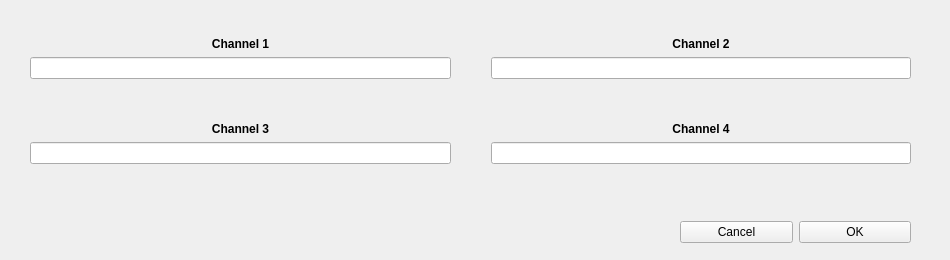
<?xml version="1.0" encoding="UTF-8"?>
<ui version="4.0">
 <class>ChannelEidt</class>
 <widget class="QWidget" name="ChannelEidt">
  <property name="geometry">
   <rect>
    <x>0</x>
    <y>0</y>
    <width>950</width>
    <height>260</height>
   </rect>
  </property>
  <property name="windowTitle">
   <string>Form</string>
  </property>
  <widget class="QWidget" name="gridLayoutWidget">
   <property name="geometry">
    <rect>
     <x>-10</x>
     <y>0</y>
     <width>961</width>
     <height>201</height>
    </rect>
   </property>
   <layout class="QGridLayout" name="gridLayout">
    <property name="sizeConstraint">
     <enum>QLayout::SetDefaultConstraint</enum>
    </property>
    <property name="horizontalSpacing">
     <number>0</number>
    </property>
    <item row="2" column="0">
     <spacer name="horizontalSpacer">
      <property name="orientation">
       <enum>Qt::Horizontal</enum>
      </property>
      <property name="sizeType">
       <enum>QSizePolicy::Minimum</enum>
      </property>
      <property name="sizeHint" stdset="0">
       <size>
        <width>40</width>
        <height>20</height>
       </size>
      </property>
     </spacer>
    </item>
    <item row="2" column="4">
     <spacer name="horizontalSpacer_2">
      <property name="orientation">
       <enum>Qt::Horizontal</enum>
      </property>
      <property name="sizeType">
       <enum>QSizePolicy::Minimum</enum>
      </property>
      <property name="sizeHint" stdset="0">
       <size>
        <width>40</width>
        <height>20</height>
       </size>
      </property>
     </spacer>
    </item>
    <item row="0" column="1">
     <spacer name="verticalSpacer_2">
      <property name="orientation">
       <enum>Qt::Vertical</enum>
      </property>
      <property name="sizeType">
       <enum>QSizePolicy::Expanding</enum>
      </property>
      <property name="sizeHint" stdset="0">
       <size>
        <width>20</width>
        <height>40</height>
       </size>
      </property>
     </spacer>
    </item>
    <item row="1" column="3">
     <widget class="QLabel" name="label_2">
      <property name="font">
       <font>
        <weight>75</weight>
        <bold>true</bold>
       </font>
      </property>
      <property name="text">
       <string>Channel 2</string>
      </property>
      <property name="alignment">
       <set>Qt::AlignCenter</set>
      </property>
     </widget>
    </item>
    <item row="6" column="1">
     <spacer name="verticalSpacer_3">
      <property name="orientation">
       <enum>Qt::Vertical</enum>
      </property>
      <property name="sizeType">
       <enum>QSizePolicy::Expanding</enum>
      </property>
      <property name="sizeHint" stdset="0">
       <size>
        <width>20</width>
        <height>40</height>
       </size>
      </property>
     </spacer>
    </item>
    <item row="2" column="2">
     <spacer name="horizontalSpacer_3">
      <property name="orientation">
       <enum>Qt::Horizontal</enum>
      </property>
      <property name="sizeType">
       <enum>QSizePolicy::Minimum</enum>
      </property>
      <property name="sizeHint" stdset="0">
       <size>
        <width>40</width>
        <height>20</height>
       </size>
      </property>
     </spacer>
    </item>
    <item row="1" column="1">
     <widget class="QLabel" name="label">
      <property name="font">
       <font>
        <weight>75</weight>
        <bold>true</bold>
       </font>
      </property>
      <property name="text">
       <string>Channel 1</string>
      </property>
      <property name="alignment">
       <set>Qt::AlignCenter</set>
      </property>
     </widget>
    </item>
    <item row="3" column="1">
     <spacer name="verticalSpacer">
      <property name="orientation">
       <enum>Qt::Vertical</enum>
      </property>
      <property name="sizeType">
       <enum>QSizePolicy::Expanding</enum>
      </property>
      <property name="sizeHint" stdset="0">
       <size>
        <width>20</width>
        <height>40</height>
       </size>
      </property>
     </spacer>
    </item>
    <item row="4" column="1">
     <widget class="QLabel" name="label_3">
      <property name="font">
       <font>
        <weight>75</weight>
        <bold>true</bold>
       </font>
      </property>
      <property name="text">
       <string>Channel 3</string>
      </property>
      <property name="alignment">
       <set>Qt::AlignCenter</set>
      </property>
     </widget>
    </item>
    <item row="4" column="3">
     <widget class="QLabel" name="label_4">
      <property name="font">
       <font>
        <weight>75</weight>
        <bold>true</bold>
       </font>
      </property>
      <property name="text">
       <string>Channel 4</string>
      </property>
      <property name="alignment">
       <set>Qt::AlignCenter</set>
      </property>
     </widget>
    </item>
    <item row="2" column="1">
     <widget class="QLineEdit" name="ed_channel1"/>
    </item>
    <item row="2" column="3">
     <widget class="QLineEdit" name="ed_channel2"/>
    </item>
    <item row="5" column="1">
     <widget class="QLineEdit" name="ed_channel3"/>
    </item>
    <item row="5" column="3">
     <widget class="QLineEdit" name="ed_channel4"/>
    </item>
   </layout>
  </widget>
  <widget class="QWidget" name="layoutWidget">
   <property name="geometry">
    <rect>
     <x>680</x>
     <y>212</y>
     <width>231</width>
     <height>41</height>
    </rect>
   </property>
   <layout class="QHBoxLayout" name="horizontalLayout">
    <item>
     <widget class="QPushButton" name="btn_cancel">
      <property name="text">
       <string>Cancel</string>
      </property>
     </widget>
    </item>
    <item>
     <widget class="QPushButton" name="btn_ok">
      <property name="text">
       <string>OK</string>
      </property>
     </widget>
    </item>
   </layout>
  </widget>
 </widget>
 <resources/>
 <connections/>
</ui>
